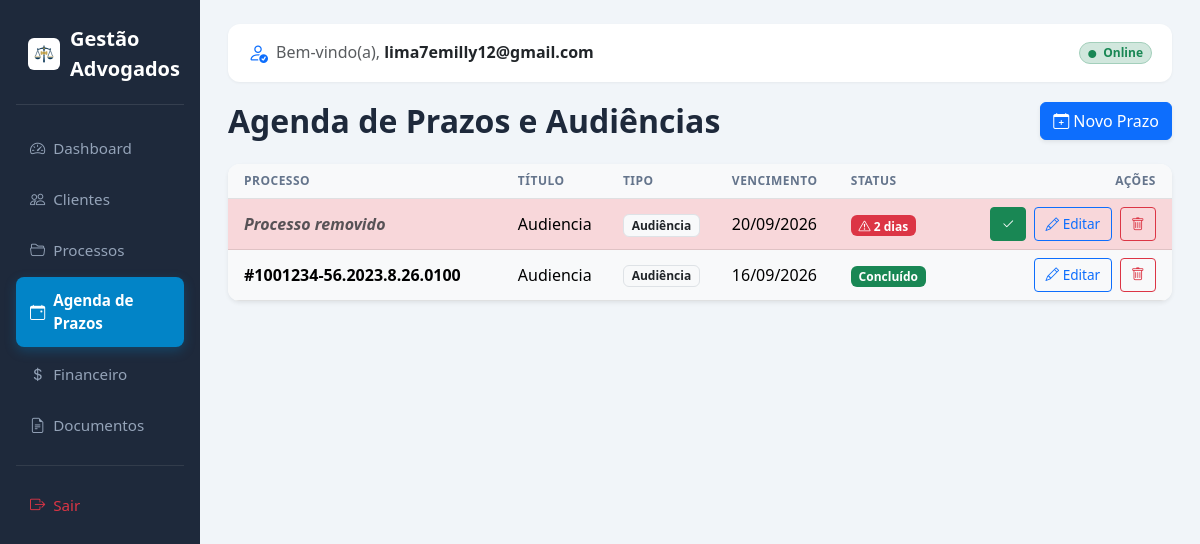
Page /prazos (signed in) on the earlier database version.
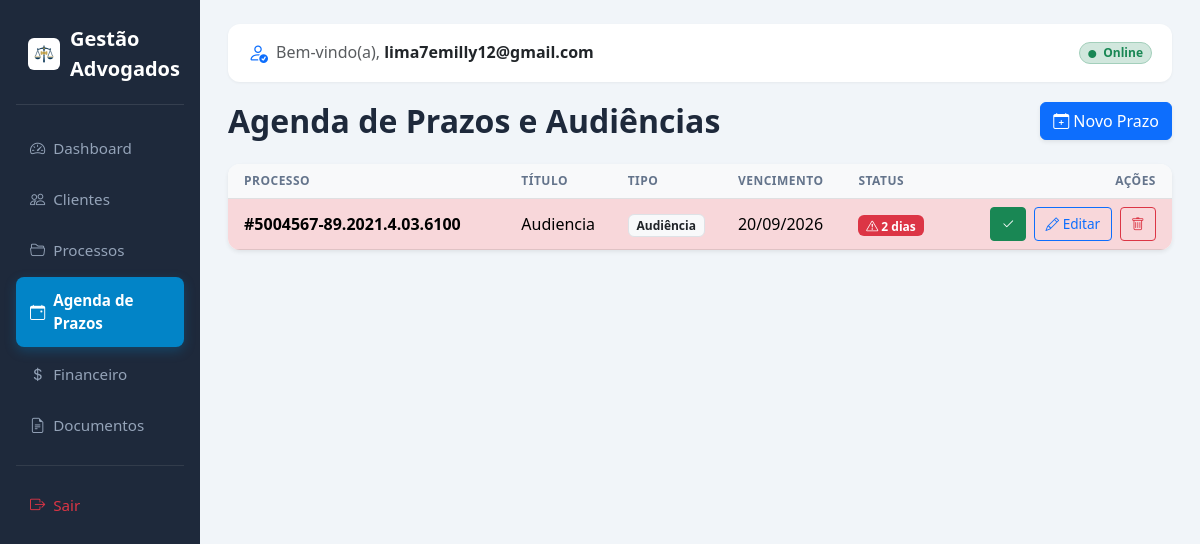
Same page on the later database version.
### tables this page shows
CREATE TABLE prazos (
        id INTEGER PRIMARY KEY AUTOINCREMENT,
        processo_id INTEGER NOT NULL,
        titulo TEXT NOT NULL,
        data_vencimento DATE NOT NULL,
        tipo TEXT, -- audiencia, prazo_fatal
        concluido INTEGER DEFAULT 0, usuario_id INTEGER DEFAULT 1,
        FOREIGN KEY(processo_id) REFERENCES processos(id)
    );

CREATE TABLE processos (
        id INTEGER PRIMARY KEY AUTOINCREMENT,
        cliente_id INTEGER NOT NULL,
        numero_processo TEXT NOT NULL UNIQUE,
        tribunal TEXT,
        vara TEXT,
        parte_contraria TEXT,
        status TEXT,
        andamento_resumido TEXT,
        created_at DATETIME DEFAULT CURRENT_TIMESTAMP, usuario_id INTEGER DEFAULT 1,
        FOREIGN KEY(cliente_id) REFERENCES clientes(id)
    );

### app/controllers/PrazoController.php (called while the page is built, shortened)
<?php
class PrazoController {
    public function index() {
        $pdo = getDB();
        $stmt = $pdo->prepare("
            SELECT p.*, pr.numero_processo
            FROM prazos p
            LEFT JOIN processos pr ON p.processo_id = pr.id
            WHERE p.usuario_id = ?
            ORDER BY p.concluido ASC, p.data_vencimento ASC
        "); $stmt->execute([$_SESSION["user_id"]]); $prazos = $stmt->fetchAll();
        $content = 'app/views/prazos/index.php';
        require 'app/views/layout.php';
    }
}

### app/views/prazos/index.php (the view, shortened to what this page needs)
<div class="d-flex justify-content-between align-items-center mb-4 flex-wrap gap-2">
    <h2 class="mb-0 fw-bold">Agenda de Prazos e Audiências</h2>
    <a href="<?= BASE_URL ?>/prazos/novo" class="btn btn-primary d-inline-flex align-items-center gap-1 shadow-sm">
        <i class="bi bi-calendar-plus"></i> Novo Prazo
    </a>
</div>
<div class="card shadow-sm border-0">
    <div class="card-body p-0">
        <div class="table-responsive">
            <table class="table table-hover align-middle mb-0">
                <thead class="table-light">
                    <tr>
                        <th class="ps-3">Processo</th>
                        <th>Título</th>
                        <th>Tipo</th>
                        <th>Vencimento</th>
                        <th>Status</th>
                        <th class="text-end pe-3">Ações</th>
                    </tr>
                </thead>
                <tbody>
                    <?php
                    $hoje = new DateTime();
                    foreach($prazos as $prazo):
                        $vencimento = new DateTime($prazo['data_vencimento']);
                        $diff = $hoje->diff($vencimento);
                        $classeLinha = '';
                        $alerta = '';
                        if ($prazo['concluido'] == 1) {
                            $classeLinha = 'table-light text-muted';
                            $alerta = '<span class="badge bg-success">Concluído</span>';
                        } else {
                            if ($vencimento < $hoje) {
                                $classeLinha = 'table-danger';
                                $alerta = '<span class="badge bg-danger">Atrasado!</span>';
                            } elseif ($diff->days <= 3) {
                                $classeLinha = 'table-danger';
                                $alerta = '<span class="badge bg-danger"><i class="bi bi-exclamation-triangle"></i> ' . $diff->days . ' dias</span>';
                            } elseif ($diff->days <= 7) {
                                $classeLinha = 'table-warning';
                                $alerta = '<span class="badge bg-warning text-dark"><i class="bi bi-exclamation-circle"></i> ' . $diff->days . ' dias</span>';
                            } else {
                                $alerta = '<span class="badge bg-info text-dark">No prazo</span>';
                            }
                        }
                    ?>
                    <tr class="<?= $classeLinha ?>">
                        <td class="ps-3"><strong><?= !empty($prazo['numero_processo']) ? '#' . htmlspecialchars($prazo['numero_processo']) : '<span class="text-muted fst-italic">Processo removido</span>' ?></strong></td>
                        <td><?= htmlspecialchars($prazo['titulo']) ?></td>
                        <td><span class="badge bg-light text-dark border"><?= htmlspecialchars($prazo['tipo']) ?></span></td>
                        <td><?= $vencimento->format('d/m/Y') ?></td>
                        <td><?= $alerta ?></td>
                        <td class="text-end pe-3">
                            <div class="d-inline-flex gap-2">
                                <?php if($prazo['concluido'] == 0): ?>
                                    <a href="<?= BASE_URL ?>/prazos/concluir/<?= $prazo['id'] ?>" class="btn btn-sm btn-success" title="Concluir" onclick="return confirm('Marcar como concluído?');">
                                        <i class="bi bi-check2"></i>
                                    </a>
                                <?php endif; ?>
                                <a href="<?= BASE_URL ?>/prazos/editar/<?= $prazo['id'] ?>" class="btn btn-sm btn-outline-primary" title="Editar">
                                    <i class="bi bi-pencil"></i> Editar
                                </a>
                                <a href="<?= BASE_URL ?>/prazos/excluir/<?= $prazo['id'] ?>" class="btn btn-sm btn-outline-danger" title="Excluir" onclick="return confirm('Tem certeza que deseja excluir este prazo?');">
                                    <i class="bi bi-trash"></i>
                                </a>
                            </div>
                        </td>
                    </tr>
                    <?php endforeach; ?>
                </tbody>
            </table>
        </div>
    </div>
</div>

### index.php (shortened to what this page needs)
<?php
$request = $_SERVER['REQUEST_URI'];
$isRender = isset($_SERVER['HTTP_HOST']) && strpos($_SERVER['HTTP_HOST'], 'onrender.com') !== false;
$basePath = $isRender ? '' : '/Gestaoadvocacia';
$path = parse_url($request, PHP_URL_PATH);
if (!empty($basePath) && stripos($path, $basePath) === 0) {
    $path = substr($path, strlen($basePath));
}
switch ($path) {
    case '/prazos':
        require 'app/controllers/PrazoController.php';
        (new PrazoController())->index();
        break;
}

### app/views/layout.php (shortened to what this page needs)
<?php global $path; if(!isset($path)) $path = '/dashboard'; ?>
<!DOCTYPE html>
<html lang="pt-br">
<head>
    <link href="https://cdn.jsdelivr.net/npm/bootstrap@5.3.0/dist/css/bootstrap.min.css" rel="stylesheet">
    <link href="https://cdn.jsdelivr.net/npm/bootstrap-icons@1.10.5/font/bootstrap-icons.css" rel="stylesheet">
</head>
<body>
<div class="container-fluid">
    <div class="row">
        <div class="col-md-3 col-lg-2 sidebar d-none d-md-block">
            <div class="sidebar-brand">
                <img src="<?= BASE_URL ?>/favicon.jpg?v=1789605784" onerror="this.style.display='none'">
                <span>Gestão Advogados</span>
            </div>
            <a href="<?= BASE_URL ?>/dashboard" class="<?= $path == '/dashboard' || $path == '/' ? 'active' : '' ?>"><i class="bi bi-speedometer2 me-2"></i> Dashboard</a>
            <a href="<?= BASE_URL ?>/clientes" class="<?= strpos($path, '/clientes') === 0 ? 'active' : '' ?>"><i class="bi bi-people me-2"></i> Clientes</a>
            <a href="<?= BASE_URL ?>/processos" class="<?= strpos($path, '/processos') === 0 ? 'active' : '' ?>"><i class="bi bi-folder2-open me-2"></i> Processos</a>
            <a href="<?= BASE_URL ?>/prazos" class="<?= strpos($path, '/prazos') === 0 ? 'active' : '' ?>"><i class="bi bi-calendar-event me-2"></i> Agenda de Prazos</a>
            <a href="<?= BASE_URL ?>/financeiro" class="<?= strpos($path, '/financeiro') === 0 ? 'active' : '' ?>"><i class="bi bi-currency-dollar me-2"></i> Financeiro</a>
            <a href="<?= BASE_URL ?>/documentos" class="<?= strpos($path, '/documentos') === 0 ? 'active' : '' ?>"><i class="bi bi-file-earmark-text me-2"></i> Documentos</a>
            <hr class="border-secondary my-3">
            <a href="<?= BASE_URL ?>/logout" class="text-danger"><i class="bi bi-box-arrow-right me-2"></i> Sair</a>
        </div>
        <div class="col-md-9 col-lg-10 content">
            <div class="d-flex justify-content-between align-items-center navbar-top flex-wrap gap-2">
                <div class="d-flex align-items-center gap-2 text-truncate" style="max-width: 80%;">
                    <i class="bi bi-person-check text-primary fs-5"></i>
                    <h6 class="m-0 text-muted text-truncate">Bem-vindo(a), <strong class="text-dark"><?= htmlspecialchars($_SESSION['email'] ?? '') ?></strong></h6>
                </div>
                <span class="badge bg-success-subtle text-success border border-success-subtle px-2 py-1 rounded-pill">
                    <i class="bi bi-circle-fill me-1" style="font-size: 0.5rem; vertical-align: middle;"></i> Online
                </span>
            </div>
            <?php if (isset($content)) require $content; ?>
        </div>
    </div>
</div>
</body>
</html>

### app/views/layout.php (style rules this page uses)
:root { --sidebar-bg: #1e293b; --sidebar-hover: #334155; --sidebar-active: #0284c7; --primary-accent: #0284c7; }
body { font-family: 'Segoe UI', system-ui, -apple-system, sans-serif; background-color: #f1f5f9; color: #1e293b; min-height: 100vh; }
.sidebar { min-height: 100vh; background-color: var(--sidebar-bg); color: white; padding: 24px 16px; position: sticky; top: 0; height: 100vh; overflow-y: auto; }
.sidebar-brand { font-size: 1.25rem; font-weight: 700; color: #fff; padding: 0 12px 20px 12px; display: flex; align-items: center; gap: 10px; border-bottom: 1px solid rgba(255,255,255,0.1); margin-bottom: 20px; }
.sidebar-brand img { width: 32px; height: 32px; border-radius: 6px; object-fit: cover; }
.sidebar a, .offcanvas a.nav-link-custom { color: #94a3b8; text-decoration: none; display: flex; align-items: center; padding: 12px 14px; border-radius: 8px; margin-bottom: 4px; font-weight: 500; font-size: 0.95rem; transition: all 0.2s ease; }
.sidebar a.active, .offcanvas a.nav-link-custom.active { color: white; background-color: var(--sidebar-active); font-weight: 600; box-shadow: 0 4px 12px rgba(2, 132, 199, 0.3); }
.navbar-top { background-color: white; box-shadow: 0 1px 3px rgba(0,0,0,0.05); padding: 14px 20px; margin-bottom: 20px; border-radius: 12px; }
.content { padding: 24px 28px; }
.card { border-radius: 12px; border: 1px solid rgba(0,0,0,0.05); overflow: hidden; }
.table-responsive { -webkit-overflow-scrolling: touch; border-radius: 8px; }
.table th { font-weight: 600; text-transform: uppercase; font-size: 0.75rem; letter-spacing: 0.5px; color: #64748b; white-space: nowrap; }
.table td { vertical-align: middle; }
.btn-sm { padding: 0.35rem 0.65rem; font-size: 0.85rem; white-space: nowrap; }

Differences in the rows shown:
removed prazos: shows "Processo removido", titulo "Audiencia", tipo "Audiência", data_vencimento "20/09/2026", id "2"
removed prazos: processo.numero_processo "1001234-56.2023.8.26.0100", titulo "Audiencia", tipo "Audiência", data_vencimento "16/09/2026", concluido "Concluído"
added prazos: processo.numero_processo "5004567-89.2021.4.03.6100", titulo "Audiencia", tipo "Audiência", data_vencimento "20/09/2026", data_vencimento "2"
